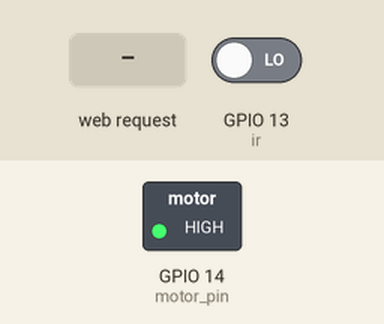
Bench run of a sketch on a simulated ESP32. Shown: switched loads named in the sketch (green lamp = pin HIGH). The inputs (shaded band) are chosen by the test bench; at power-on: GPIO 13 (ir) LOW. WiFi joins after 1.5 s; servers stay silent unless stated; what the sketch prints to the serial monitor is not drawn.

Above: at 2.7 s.
2.8 s: HTTP request GET /control_servo?status=open received
At 3.3 s:
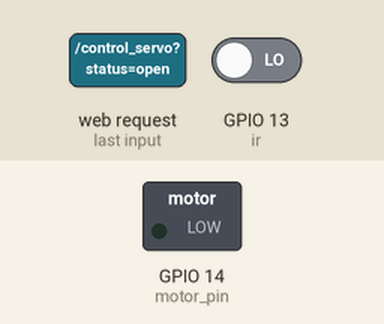
Timing chart, 0 to 6.0 s (numbered marks = the images above; inputs shaded):
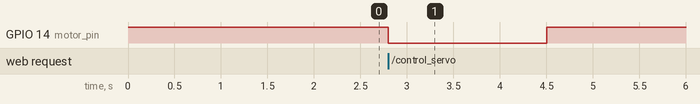

The sketch:

servo-control-using-web.ino
```cpp
#include <WiFi.h>
#include <WebServer.h>

#define motor_pin 14
int ir = 13;  // IR sensor pin

// WiFi credentials
const char* ssid = "Prathish";
const char* password = "Prathish1";

// Create web server instance
WebServer server(80);

void setup() {
  Serial.begin(115200);
  pinMode(ir, INPUT);
  pinMode(motor_pin, OUTPUT);
  digitalWrite(motor_pin, HIGH);  // Set motor OFF initially

  // Connect to WiFi
  WiFi.begin(ssid, password);
  while (WiFi.status() != WL_CONNECTED) {
    delay(500);
    Serial.print(".");
  }
  Serial.println("\nConnected to WiFi");
  Serial.print("IP Address: ");
  Serial.println(WiFi.localIP());

  // Define the `/control_servo` route
  server.on("/control_servo", handleServoControl);
  server.begin();
  Serial.println("Server started");
}

void loop() {
  server.handleClient(); // Handle incoming client requests
}

void handleServoControl() {
  if (server.hasArg("status")) {
    String status = server.arg("status");

    // Enable CORS
    server.sendHeader("Access-Control-Allow-Origin", "*");
    server.sendHeader("Access-Control-Allow-Methods", "GET, POST, OPTIONS");
    server.sendHeader("Access-Control-Allow-Headers", "*");

    if (status == "open") {
      Serial.println("Motor ON");
      digitalWrite(motor_pin, LOW);  // Activate motor (LOW if relay is active LOW)
      delay(1700);
      digitalWrite(motor_pin, HIGH); // Turn motor OFF
      Serial.println("Motor OFF");

      // Wait for IR sensor to detect an object (Non-blocking)
      unsigned long startTime = millis();
      bool objectDetected = false;

      while (millis() - startTime < 5000) {  // Wait max 5 seconds
        if (digitalRead(ir) == LOW) {  // IR detects object
          Serial.println("LOW - Object Detected");
          objectDetected = true;
          break;
        }
        delay(100);
      }

      if (objectDetected) {
        server.send(200, "text/plain", "Plate dispensed");
      } else {
        server.send(408, "text/plain", "No object detected within 5 seconds");
      }

    } else {
      server.send(400, "text/plain", "Invalid status parameter");
    }
  } else {
    server.send(400, "text/plain", "Missing status parameter");
  }
}
```

Measured:
- after the input at 2.8 s, GPIO 14 (motor_pin): HIGH → LOW at once, → HIGH 1.7 s later
